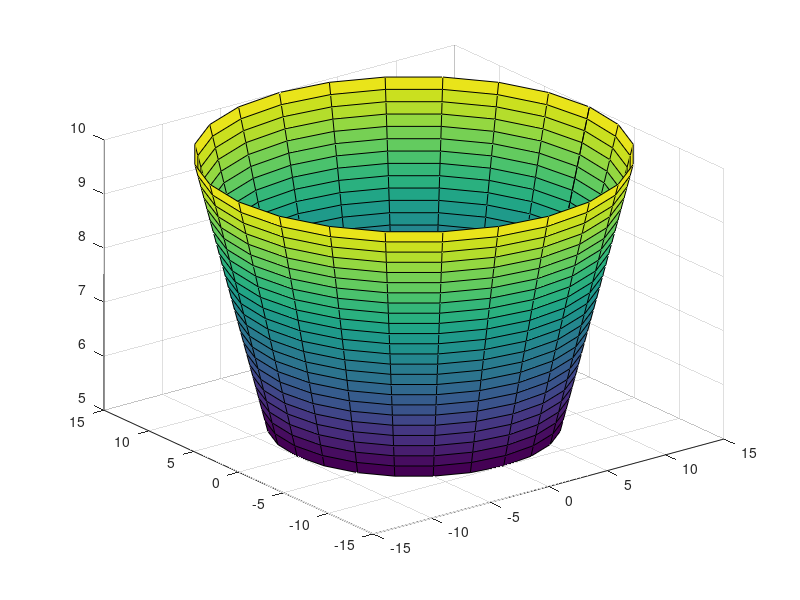

Here is the MATLAB script that generated this plot:
r1=5;
r2=10;
z1=5;
z2=10;
rad = @(z) r1 + (r2-r1)/(z2-z1) * z;
n_pnts = 25;
z_vec = linspace(z1,z2,n_pnts);
r_vec = rad(z_vec);
X=zeros(n_pnts,n_pnts);
Y=zeros(n_pnts,n_pnts);
Z=zeros(n_pnts,n_pnts);
theta_vec = linspace(0,2*pi,n_pnts);
for i=1:n_pnts
    z = z_vec(i);
    r = rad(z);
    x = r * cos(theta_vec);
    y = r * sin(theta_vec);
    Z(:,i) = z * ones(n_pnts,1);
    X(:,i) = x';
    Y(:,i) = y';
end
figure(1)
surf(X,Y,Z)




